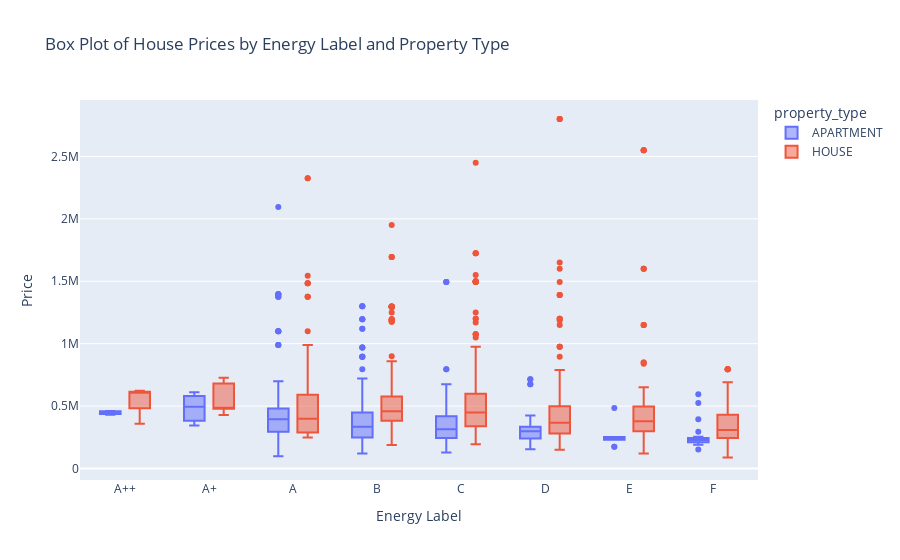

Notebook code for this chart:
### Code cell
energy_label_order = ['A++', 'A+', 'A', 'B', 'C', 'D', 'E', 'F']

# Create the box plot
fig = px.box(df, x='energy_label', y='price', color='property_type', title='Box Plot of House Prices by Energy Label and Property Type',
             category_orders={'energy_label': energy_label_order})

# Update layout for better visualization
fig.update_layout(
    xaxis_title='Energy Label',
    yaxis_title='Price',
    boxmode='group'  # Group by property type
)

# Show the plot
fig.show()

### Figure 1 — Plotly figure (JSON) as saved in the notebook; plotly's stock layout.template omitted (floating-point values rounded to 4 significant figures; data arrays with more than 128 entries replaced by an {"elided": "..."} marker saying what was removed)
{"data": [{"alignmentgroup": "True", "hovertemplate": "property_type=APARTMENT<br>energy_label=%{x}<br>price=%{y}<extra></extra>", "legendgroup": "APARTMENT", "marker": {"color": "#636efa"}, "name": "APARTMENT", "notched": false, "offsetgroup": "APARTMENT", "orientation": "v", "showlegend": true, "type": "box", "x": {"elided": "999 str values"}, "x0": " ", "xaxis": "x", "y": {"elided": "999 int values"}, "y0": " ", "yaxis": "y"}, {"alignmentgroup": "True", "hovertemplate": "property_type=HOUSE<br>energy_label=%{x}<br>price=%{y}<extra></extra>", "legendgroup": "HOUSE", "marker": {"color": "#EF553B"}, "name": "HOUSE", "notched": false, "offsetgroup": "HOUSE", "orientation": "v", "showlegend": true, "type": "box", "x": {"elided": "1281 str values"}, "x0": " ", "xaxis": "x", "y": {"elided": "1281 int values"}, "y0": " ", "yaxis": "y"}], "layout": {"boxmode": "group", "legend": {"title": {"text": "property_type"}, "tracegroupgap": 0}, "title": {"text": "Box Plot of House Prices by Energy Label and Property Type"}, "xaxis": {"anchor": "y", "categoryarray": ["A++", "A+", "A", "B", "C", "D", "E", "F"], "categoryorder": "array", "domain": [0, 1], "title": {"text": "Energy Label"}}, "yaxis": {"anchor": "x", "domain": [0, 1], "title": {"text": "Price"}}}}
